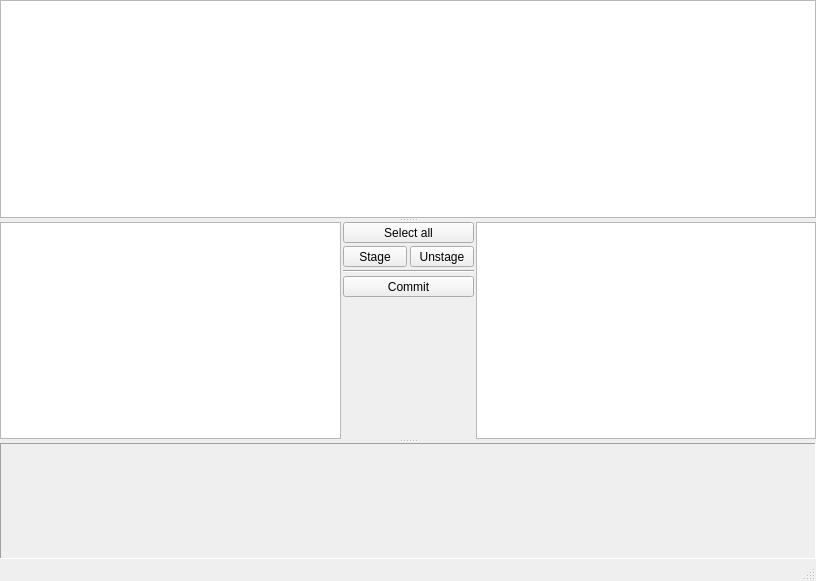
<?xml version="1.0" encoding="UTF-8"?>
<ui version="4.0">
 <class>SubmoduleMainWindow</class>
 <widget class="QMainWindow" name="SubmoduleMainWindow">
  <property name="geometry">
   <rect>
    <x>0</x>
    <y>0</y>
    <width>816</width>
    <height>581</height>
   </rect>
  </property>
  <property name="windowTitle">
   <string>Guitar</string>
  </property>
  <property name="animated">
   <bool>false</bool>
  </property>
  <widget class="QWidget" name="centralWidget">
   <layout class="QVBoxLayout" name="verticalLayout_3">
    <property name="leftMargin">
     <number>0</number>
    </property>
    <property name="topMargin">
     <number>0</number>
    </property>
    <property name="rightMargin">
     <number>0</number>
    </property>
    <property name="bottomMargin">
     <number>0</number>
    </property>
    <item>
     <widget class="RepositoryWrapperFrame" name="frame_repository_wrapper2">
      <property name="sizePolicy">
       <sizepolicy hsizetype="Preferred" vsizetype="Expanding">
        <horstretch>0</horstretch>
        <verstretch>0</verstretch>
       </sizepolicy>
      </property>
      <layout class="QVBoxLayout" name="verticalLayout_11">
       <property name="leftMargin">
        <number>0</number>
       </property>
       <property name="topMargin">
        <number>0</number>
       </property>
       <property name="rightMargin">
        <number>0</number>
       </property>
       <property name="bottomMargin">
        <number>0</number>
       </property>
       <item>
        <widget class="QSplitter" name="splitter_h">
         <property name="orientation">
          <enum>Qt::Vertical</enum>
         </property>
         <property name="childrenCollapsible">
          <bool>false</bool>
         </property>
         <widget class="LogTableWidget" name="tableWidget_log2">
          <property name="contextMenuPolicy">
           <enum>Qt::CustomContextMenu</enum>
          </property>
          <property name="editTriggers">
           <set>QAbstractItemView::NoEditTriggers</set>
          </property>
          <property name="tabKeyNavigation">
           <bool>false</bool>
          </property>
          <property name="selectionMode">
           <enum>QAbstractItemView::SingleSelection</enum>
          </property>
          <property name="selectionBehavior">
           <enum>QAbstractItemView::SelectRows</enum>
          </property>
          <property name="horizontalScrollMode">
           <enum>QAbstractItemView::ScrollPerPixel</enum>
          </property>
          <property name="wordWrap">
           <bool>false</bool>
          </property>
          <attribute name="horizontalHeaderHighlightSections">
           <bool>false</bool>
          </attribute>
          <attribute name="horizontalHeaderStretchLastSection">
           <bool>true</bool>
          </attribute>
          <attribute name="verticalHeaderVisible">
           <bool>false</bool>
          </attribute>
         </widget>
         <widget class="QStackedWidget" name="stackedWidget_filelist">
          <property name="currentIndex">
           <number>0</number>
          </property>
          <widget class="QWidget" name="page_uncommited">
           <layout class="QHBoxLayout" name="horizontalLayout_2" stretch="1,0,1">
            <property name="spacing">
             <number>2</number>
            </property>
            <property name="leftMargin">
             <number>0</number>
            </property>
            <property name="topMargin">
             <number>0</number>
            </property>
            <property name="rightMargin">
             <number>0</number>
            </property>
            <property name="bottomMargin">
             <number>0</number>
            </property>
            <item>
             <widget class="FilesListWidget" name="listWidget_unstaged">
              <property name="sizePolicy">
               <sizepolicy hsizetype="Expanding" vsizetype="Preferred">
                <horstretch>0</horstretch>
                <verstretch>0</verstretch>
               </sizepolicy>
              </property>
              <property name="contextMenuPolicy">
               <enum>Qt::CustomContextMenu</enum>
              </property>
              <property name="selectionMode">
               <enum>QAbstractItemView::ExtendedSelection</enum>
              </property>
             </widget>
            </item>
            <item>
             <widget class="QFrame" name="frame_2">
              <property name="frameShape">
               <enum>QFrame::NoFrame</enum>
              </property>
              <property name="frameShadow">
               <enum>QFrame::Raised</enum>
              </property>
              <layout class="QVBoxLayout" name="verticalLayout_2">
               <property name="leftMargin">
                <number>0</number>
               </property>
               <property name="topMargin">
                <number>0</number>
               </property>
               <property name="rightMargin">
                <number>0</number>
               </property>
               <property name="bottomMargin">
                <number>0</number>
               </property>
               <item>
                <layout class="QGridLayout" name="gridLayout" columnstretch="1,1">
                 <property name="topMargin">
                  <number>0</number>
                 </property>
                 <property name="bottomMargin">
                  <number>0</number>
                 </property>
                 <property name="spacing">
                  <number>3</number>
                 </property>
                 <item row="2" column="0" colspan="2">
                  <widget class="Line" name="line">
                   <property name="orientation">
                    <enum>Qt::Horizontal</enum>
                   </property>
                  </widget>
                 </item>
                 <item row="1" column="1">
                  <widget class="QToolButton" name="toolButton_unstage">
                   <property name="sizePolicy">
                    <sizepolicy hsizetype="MinimumExpanding" vsizetype="Fixed">
                     <horstretch>0</horstretch>
                     <verstretch>0</verstretch>
                    </sizepolicy>
                   </property>
                   <property name="minimumSize">
                    <size>
                     <width>64</width>
                     <height>0</height>
                    </size>
                   </property>
                   <property name="focusPolicy">
                    <enum>Qt::StrongFocus</enum>
                   </property>
                   <property name="text">
                    <string>Unstage</string>
                   </property>
                   <property name="icon">
                    <iconset resource="resources/resources.qrc">
                     <normaloff>:/image/unstage.svg</normaloff>:/image/unstage.svg</iconset>
                   </property>
                   <property name="iconSize">
                    <size>
                     <width>24</width>
                     <height>24</height>
                    </size>
                   </property>
                   <property name="toolButtonStyle">
                    <enum>Qt::ToolButtonTextUnderIcon</enum>
                   </property>
                  </widget>
                 </item>
                 <item row="0" column="0" colspan="2">
                  <widget class="QToolButton" name="toolButton_select_all">
                   <property name="sizePolicy">
                    <sizepolicy hsizetype="MinimumExpanding" vsizetype="Fixed">
                     <horstretch>0</horstretch>
                     <verstretch>0</verstretch>
                    </sizepolicy>
                   </property>
                   <property name="focusPolicy">
                    <enum>Qt::StrongFocus</enum>
                   </property>
                   <property name="text">
                    <string>Select all</string>
                   </property>
                   <property name="icon">
                    <iconset resource="resources/resources.qrc">
                     <normaloff>:/image/selall.svg</normaloff>:/image/selall.svg</iconset>
                   </property>
                   <property name="iconSize">
                    <size>
                     <width>24</width>
                     <height>18</height>
                    </size>
                   </property>
                   <property name="toolButtonStyle">
                    <enum>Qt::ToolButtonTextUnderIcon</enum>
                   </property>
                  </widget>
                 </item>
                 <item row="1" column="0">
                  <widget class="QToolButton" name="toolButton_stage">
                   <property name="sizePolicy">
                    <sizepolicy hsizetype="MinimumExpanding" vsizetype="Fixed">
                     <horstretch>0</horstretch>
                     <verstretch>0</verstretch>
                    </sizepolicy>
                   </property>
                   <property name="minimumSize">
                    <size>
                     <width>64</width>
                     <height>0</height>
                    </size>
                   </property>
                   <property name="focusPolicy">
                    <enum>Qt::StrongFocus</enum>
                   </property>
                   <property name="text">
                    <string>Stage</string>
                   </property>
                   <property name="icon">
                    <iconset resource="resources/resources.qrc">
                     <normaloff>:/image/stage.svg</normaloff>:/image/stage.svg</iconset>
                   </property>
                   <property name="iconSize">
                    <size>
                     <width>24</width>
                     <height>24</height>
                    </size>
                   </property>
                   <property name="toolButtonStyle">
                    <enum>Qt::ToolButtonTextUnderIcon</enum>
                   </property>
                  </widget>
                 </item>
                 <item row="3" column="0" colspan="2">
                  <widget class="QToolButton" name="toolButton_commit">
                   <property name="sizePolicy">
                    <sizepolicy hsizetype="MinimumExpanding" vsizetype="Fixed">
                     <horstretch>0</horstretch>
                     <verstretch>0</verstretch>
                    </sizepolicy>
                   </property>
                   <property name="focusPolicy">
                    <enum>Qt::StrongFocus</enum>
                   </property>
                   <property name="text">
                    <string>Commit</string>
                   </property>
                   <property name="icon">
                    <iconset resource="resources/resources.qrc">
                     <normaloff>:/image/commit.svg</normaloff>:/image/commit.svg</iconset>
                   </property>
                   <property name="iconSize">
                    <size>
                     <width>24</width>
                     <height>24</height>
                    </size>
                   </property>
                   <property name="toolButtonStyle">
                    <enum>Qt::ToolButtonTextUnderIcon</enum>
                   </property>
                  </widget>
                 </item>
                </layout>
               </item>
               <item>
                <spacer name="verticalSpacer">
                 <property name="orientation">
                  <enum>Qt::Vertical</enum>
                 </property>
                 <property name="sizeHint" stdset="0">
                  <size>
                   <width>20</width>
                   <height>0</height>
                  </size>
                 </property>
                </spacer>
               </item>
              </layout>
             </widget>
            </item>
            <item>
             <widget class="FilesListWidget" name="listWidget_staged">
              <property name="sizePolicy">
               <sizepolicy hsizetype="Expanding" vsizetype="Preferred">
                <horstretch>0</horstretch>
                <verstretch>0</verstretch>
               </sizepolicy>
              </property>
              <property name="contextMenuPolicy">
               <enum>Qt::CustomContextMenu</enum>
              </property>
              <property name="selectionMode">
               <enum>QAbstractItemView::ExtendedSelection</enum>
              </property>
             </widget>
            </item>
           </layout>
          </widget>
          <widget class="QWidget" name="page_files">
           <layout class="QVBoxLayout" name="verticalLayout">
            <property name="leftMargin">
             <number>0</number>
            </property>
            <property name="topMargin">
             <number>0</number>
            </property>
            <property name="rightMargin">
             <number>0</number>
            </property>
            <property name="bottomMargin">
             <number>0</number>
            </property>
            <item>
             <widget class="FilesListWidget" name="listWidget_files">
              <property name="contextMenuPolicy">
               <enum>Qt::CustomContextMenu</enum>
              </property>
             </widget>
            </item>
           </layout>
          </widget>
         </widget>
         <widget class="QFrame" name="frame_diff_view">
          <property name="frameShape">
           <enum>QFrame::Panel</enum>
          </property>
          <property name="frameShadow">
           <enum>QFrame::Sunken</enum>
          </property>
          <layout class="QVBoxLayout" name="verticalLayout_6">
           <property name="spacing">
            <number>0</number>
           </property>
           <property name="leftMargin">
            <number>0</number>
           </property>
           <property name="topMargin">
            <number>0</number>
           </property>
           <property name="rightMargin">
            <number>0</number>
           </property>
           <property name="bottomMargin">
            <number>0</number>
           </property>
           <item>
            <widget class="FileDiffWidget" name="widget_diff_view" native="true">
             <property name="minimumSize">
              <size>
               <width>0</width>
               <height>100</height>
              </size>
             </property>
             <property name="focusPolicy">
              <enum>Qt::ClickFocus</enum>
             </property>
            </widget>
           </item>
          </layout>
         </widget>
        </widget>
       </item>
      </layout>
     </widget>
    </item>
   </layout>
  </widget>
  <widget class="QStatusBar" name="statusBar"/>
  <widget class="QMenuBar" name="menuBar">
   <property name="geometry">
    <rect>
     <x>0</x>
     <y>0</y>
     <width>816</width>
     <height>25</height>
    </rect>
   </property>
  </widget>
 </widget>
 <layoutdefault spacing="6" margin="11"/>
 <customwidgets>
  <customwidget>
   <class>FileDiffWidget</class>
   <extends>QWidget</extends>
   <header>FileDiffWidget.h</header>
   <container>1</container>
  </customwidget>
  <customwidget>
   <class>LogTableWidget</class>
   <extends>QTableWidget</extends>
   <header>LogTableWidget.h</header>
  </customwidget>
  <customwidget>
   <class>FilesListWidget</class>
   <extends>QListWidget</extends>
   <header>FilesListWidget.h</header>
  </customwidget>
  <customwidget>
   <class>RepositoryWrapperFrame</class>
   <extends>QFrame</extends>
   <header>RepositoryWrapperFrame.h</header>
   <container>1</container>
  </customwidget>
 </customwidgets>
 <tabstops>
  <tabstop>tableWidget_log2</tabstop>
  <tabstop>listWidget_unstaged</tabstop>
  <tabstop>toolButton_select_all</tabstop>
  <tabstop>toolButton_stage</tabstop>
  <tabstop>toolButton_unstage</tabstop>
  <tabstop>toolButton_commit</tabstop>
  <tabstop>listWidget_staged</tabstop>
  <tabstop>listWidget_files</tabstop>
  <tabstop>widget_diff_view</tabstop>
 </tabstops>
 <resources>
  <include location="resources/resources.qrc"/>
 </resources>
 <connections/>
</ui>
